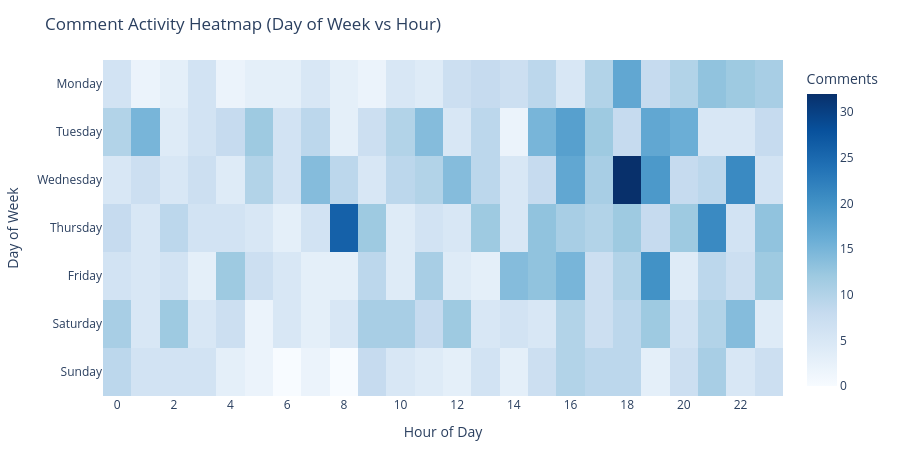

This figure's notebook cell:
### Markdown cell above
# Comment activity heatmap

When are comments most commonly posted? (Day of week vs Hour of day)

### Code cell
_df = df.copy()
_df['created_dt'] = pd.to_datetime(_df['created_at'])
_df['hour'] = _df['created_dt'].dt.hour
_df['day_of_week'] = _df['created_dt'].dt.day_name()

# Create heatmap data
heatmap_data = (_df.groupby(['day_of_week', 'hour'])
                .size()
                .reset_index(name='count'))

# Pivot for heatmap
heatmap_pivot = heatmap_data.pivot(index='day_of_week', columns='hour', values='count').fillna(0)

# Reorder days
day_order = ['Monday', 'Tuesday', 'Wednesday', 'Thursday', 'Friday', 'Saturday', 'Sunday']
heatmap_pivot = heatmap_pivot.reindex(day_order)

fig = px.imshow(
    heatmap_pivot,
    labels=dict(x='Hour of Day', y='Day of Week', color='Comments'),
    color_continuous_scale='Blues',
    aspect='auto',
    title='Comment Activity Heatmap (Day of Week vs Hour)'
)

fig.update_layout(
    height=max(DEFAULT_HEIGHT, 450),
    xaxis=dict(tickmode='linear', tick0=0, dtick=2)
)

fig.show()

save_plotly(fig, name='comments_heatmap_dow_hour', description='Heatmap showing when comments are posted by day of week and hour', friendly_name='Comment Activity Heatmap')

### Figure 1 — Plotly figure (JSON) as saved in the notebook; plotly's stock layout.template omitted (floating-point values rounded to 4 significant figures; data arrays with more than 128 entries replaced by an {"elided": "..."} marker saying what was removed)
{"data": [{"coloraxis": "coloraxis", "hovertemplate": "Hour of Day: %{x}<br>Day of Week: %{y}<br>Comments: %{z}<extra></extra>", "name": "0", "type": "heatmap", "x": [0, 1, 2, 3, 4, 5, 6, 7, 8, 9, 10, 11, 12, 13, 14, 15, 16, 17, 18, 19, 20, 21, 22, 23], "xaxis": "x", "y": ["Monday", "Tuesday", "Wednesday", "Thursday", "Friday", "Saturday", "Sunday"], "yaxis": "y", "z": {"elided": "7x24 float values"}}], "layout": {"coloraxis": {"colorbar": {"title": {"text": "Comments"}}, "colorscale": [[0, "rgb(247,251,255)"], [0.125, "rgb(222,235,247)"], [0.25, "rgb(198,219,239)"], [0.375, "rgb(158,202,225)"], [0.5, "rgb(107,174,214)"], [0.625, "rgb(66,146,198)"], [0.75, "rgb(33,113,181)"], [0.875, "rgb(8,81,156)"], [1, "rgb(8,48,107)"]]}, "height": 450, "title": {"text": "Comment Activity Heatmap (Day of Week vs Hour)"}, "xaxis": {"anchor": "y", "domain": [0, 1], "dtick": 2, "tick0": 0, "tickmode": "linear", "title": {"text": "Hour of Day"}}, "yaxis": {"anchor": "x", "autorange": "reversed", "domain": [0, 1], "title": {"text": "Day of Week"}}}}
